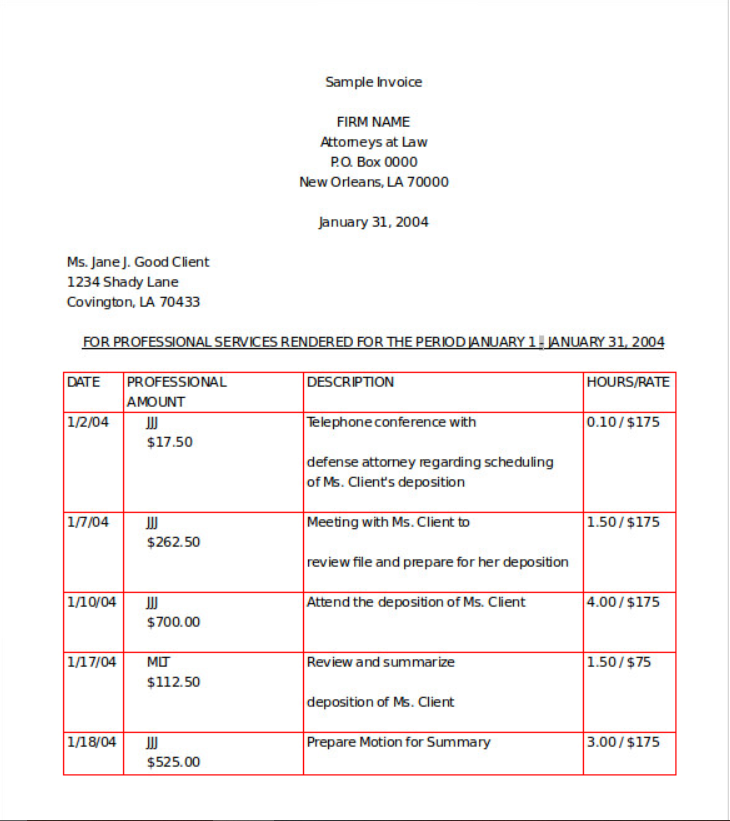
#> input picture ubantu/table/Capture.PNG, 730 x 821 px, given in place of page.jpg, which was not available
$ python tablewitoutgrid.py   (older library calls are emulated)
#> lines starting #> are read from the running program, lines starting #| are printed output that depends on the picture; after the words box and inside, x2 and y2 are one past the last pixel; in counts of white or black regions, pixels touching at a corner belong together; pictures that were not available may be replaced by others from this repository, and a replacement may not be noted
import os
import cv2
import imutils

# This only works if there's only one table on a page
# Important parameters:
#  - morph_size
#  - min_text_height_limit
#  - max_text_height_limit
#  - cell_threshold
#  - min_columns


def pre_process_image(img, save_in_file, morph_size=(8, 8)):

    # get rid of the color
    pre = cv2.cvtColor(img, cv2.COLOR_BGR2GRAY)
    # Otsu threshold
    pre = cv2.threshold(pre, 250, 255, cv2.THRESH_BINARY | cv2.THRESH_OTSU)[1]
    # dilate the text to make it solid spot
    cpy = pre.copy()
    struct = cv2.getStructuringElement(cv2.MORPH_RECT, morph_size)
    cpy = cv2.dilate(~cpy, struct, anchor=(-1, -1), iterations=1)
    pre = ~cpy

    if save_in_file is not None:
        cv2.imwrite(save_in_file, pre)
    return pre


def find_text_boxes(pre, min_text_height_limit=6, max_text_height_limit=40):
    # Looking for the text spots contours
    # OpenCV 3
    # img, contours, hierarchy = cv2.findContours(pre, cv2.RETR_LIST, cv2.CHAIN_APPROX_SIMPLE)
    # OpenCV 4
    contours, hierarchy = cv2.findContours(pre, cv2.RETR_LIST, cv2.CHAIN_APPROX_SIMPLE)

    # Getting the texts bounding boxes based on the text size assumptions
    boxes = []
    for contour in contours:
        box = cv2.boundingRect(contour)
        h = box[3]

        if min_text_height_limit < h < max_text_height_limit:
            boxes.append(box)

    return boxes


def find_table_in_boxes(boxes, cell_threshold=10, min_columns=2):
    rows = {}
    cols = {}

    # Clustering the bounding boxes by their positions
    for box in boxes:
        (x, y, w, h) = box
        col_key = x // cell_threshold
        row_key = y // cell_threshold
        cols[row_key] = [box] if col_key not in cols else cols[col_key] + [box]
        rows[row_key] = [box] if row_key not in rows else rows[row_key] + [box]

    # Filtering out the clusters having less than 2 cols
    table_cells = list(filter(lambda r: len(r) >= min_columns, rows.values()))
    # Sorting the row cells by x coord
    table_cells = [list(sorted(tb)) for tb in table_cells]
    # Sorting rows by the y coord
    table_cells = list(sorted(table_cells, key=lambda r: r[0][1]))

    return table_cells


def build_lines(table_cells):
    if table_cells is None or len(table_cells) <= 0:
        return [], []

    max_last_col_width_row = max(table_cells, key=lambda b: b[-1][2])
    max_x = max_last_col_width_row[-1][0] + max_last_col_width_row[-1][2]

    max_last_row_height_box = max(table_cells[-1], key=lambda b: b[3])
    max_y = max_last_row_height_box[1] + max_last_row_height_box[3]

    hor_lines = []
    ver_lines = []

    for box in table_cells:
        x = box[0][0]
        y = box[0][1]
        hor_lines.append((x, y, max_x, y))

    for box in table_cells[0]:
        x = box[0]
        y = box[1]
        ver_lines.append((x, y, x, max_y))

    (x, y, w, h) = table_cells[0][-1]
    ver_lines.append((max_x, y, max_x, max_y))
    (x, y, w, h) = table_cells[0][0]
    hor_lines.append((x, max_y, max_x, max_y))

    return hor_lines, ver_lines


if __name__ == "__main__":
    in_file = os.path.join("data", "page.jpg")
    pre_file = os.path.join("data", "pre.png")
    out_file = os.path.join("data", "out.png")

    img = cv2.imread(os.path.join(in_file))
#> img is the input picture: shape (821, 730, 3); mean B, G, R 244.4, 244.5, 247.9

    pre_processed = pre_process_image(img, pre_file)
#> in pre_process_image, `pre = cv2.cvtColor(img, cv2.COLOR_BGR2GRAY)`:
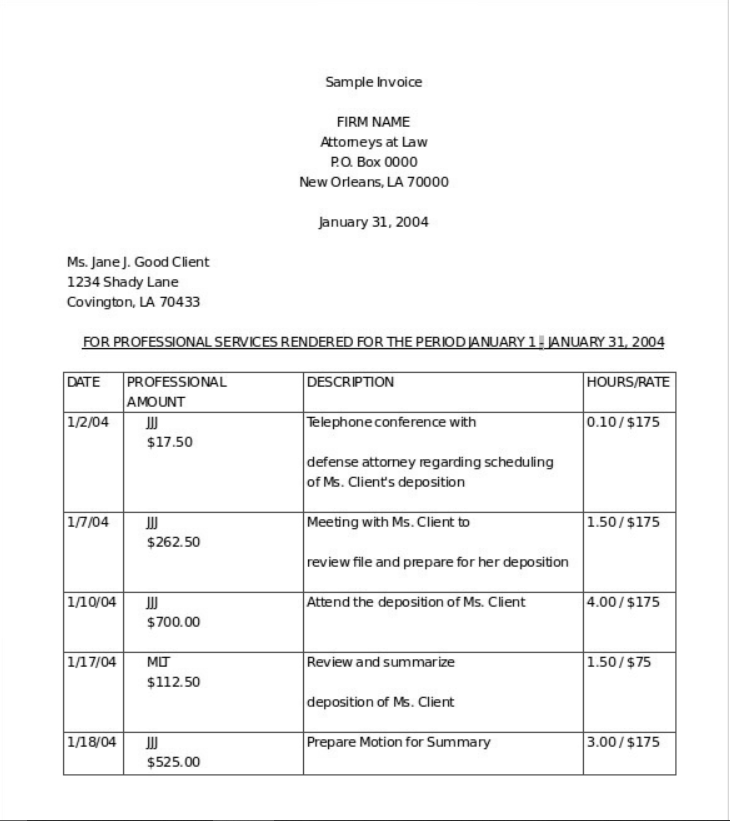
#> pre: shape (821, 730); min 5, max 255, mean 245.5
#> in pre_process_image, `pre = cv2.threshold(pre, 250, 255, cv2.THRESH_BINARY | cv2.THRESH_OTSU..`:
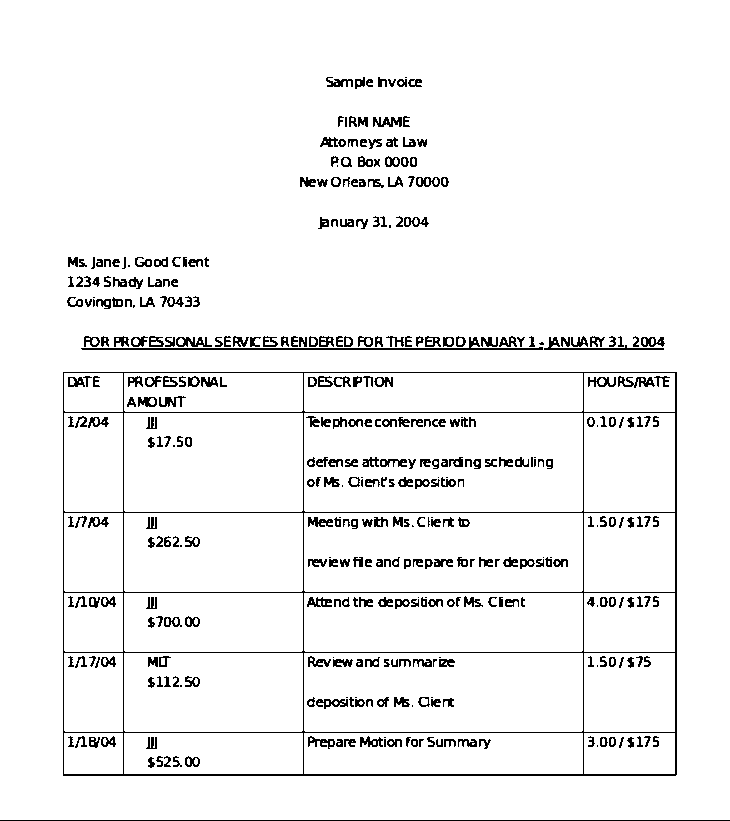
#> pre: shape (821, 730); 94.8% white; black in thin lines or dots
#> in pre_process_image, `cpy = cv2.dilate(~cpy, struct, anchor=(-1, -1), iterations=1)`:
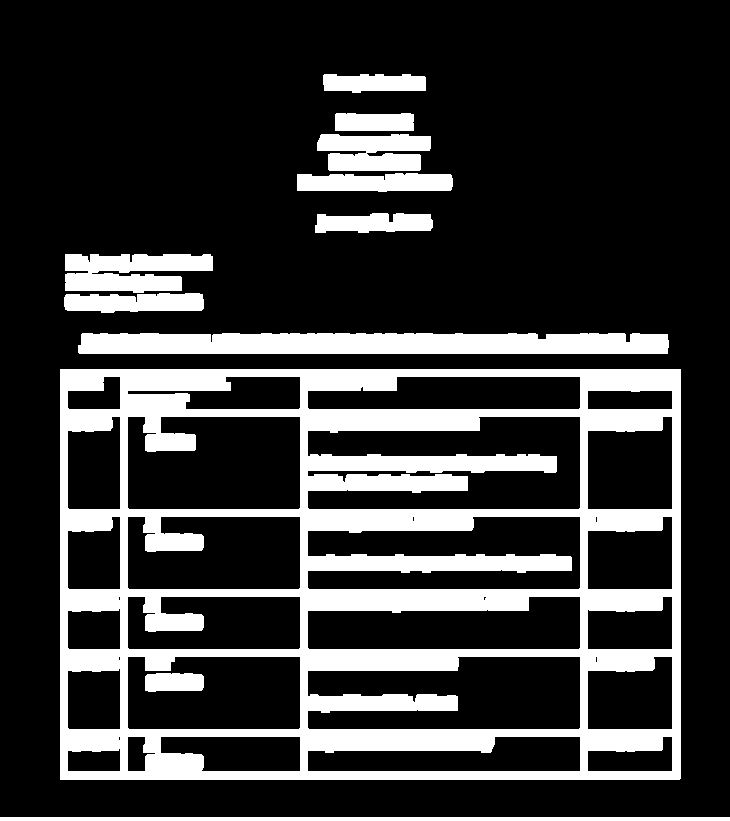
#> cpy: shape (821, 730); 21.5% white; 11 white regions, largest, box (x1, y1, x2, y2) and area: (60, 369, 681, 780) 95109, (78, 333, 669, 354) 11950, (65, 254, 213, 293) 4364
#> in pre_process_image, `pre = ~cpy`: pre: shape (821, 730); 78.5% white; 11 black regions
    text_boxes = find_text_boxes(pre_processed)
#> in find_text_boxes, `contours, hierarchy = cv2.findContours(pre, cv2.RETR_LIST, cv2.CHAIN_A..`: contours = 43 contours, 7 with area under 20; largest, box (x1, y1, x2, y2) and area: (0, 0, 730, 817) 594864, (59, 368, 682, 781) 256260, (308, 417, 580, 509) 15258, (308, 657, 580, 729) 14566, (128, 417, 300, 509) 14312
#> the loop in find_text_boxes, `for contour in contours:` made 43 passes
#> (box, h) on passes 1, 2, 3, 4, 5, 7, 8, 9, 11, 12, 14, 15: ((68, 749, 52, 22), 22), ((588, 737, 84, 34), 34), ((308, 737, 272, 34), 34), ((161, 737, 139, 34), 34), ((128, 737, 27, 34), 34), ((144, 672, 61, 21), 21), ((68, 669, 52, 60), 60), ((588, 657, 84, 72), 72), ((308, 657, 272, 72), 72), ((128, 657, 172, 72), 72), ((68, 609, 52, 40), 40), ((588, 597, 84, 52), 52)
#> (contour, box, h) on passes 6, 10, 13, 17, 19, 21: ([[119, 737], [119, 739]], (119, 737, 1, 3), 3), ([[596, 657], [596, 661]], (596, 657, 1, 5), 5), ([[119, 657], [119, 659]], (119, 657, 1, 3), 3), ([[484, 597], [484, 599], [484, 598], [485, 597]], (484, 597, 2, 3), 3), ([[119, 597], [119, 599]], (119, 597, 1, 3), 3), ([[596, 517], [596, 521]], (596, 517, 1, 5), 5)
#> after the loop in find_text_boxes, `for contour in contours:`: boxes = 17 items, first 6: (68, 749, 52, 22), (588, 737, 84, 34), (308, 737, 272, 34), (161, 737, 139, 34), (128, 737, 27, 34), (144, 672, 61, 21)
#> text_boxes has the same summary as boxes in find_text_boxes
    cells = find_table_in_boxes(text_boxes)
#> the loop in find_table_in_boxes, `for box in boxes:` made 17 passes
#> (x, y, w, h, col_key, row_key) on passes 1 to 12: (68, 749, 52, 22, 6, 74), (588, 737, 84, 34, 58, 73), (308, 737, 272, 34, 30, 73), (161, 737, 139, 34, 16, 73), (128, 737, 27, 34, 12, 73), (144, 672, 61, 21, 14, 67), (588, 391, 84, 18, 58, 39), (308, 377, 272, 32, 30, 37), (128, 377, 172, 32, 12, 37), (68, 377, 52, 32, 6, 37), (77, 332, 593, 23, 7, 33), (63, 292, 142, 22, 6, 29)
#> after the loop in find_table_in_boxes, `for box in boxes:`: cols = 12 items
#> in find_table_in_boxes, `table_cells = list(filter(lambda r: len(r) >= min_columns, rows.values..`: table_cells = [[(588, 737, 84, 34), (308, 737, 272, 34), (161, 737, 139, 34), (128, 737, 27, 34)], [(308, 377, 272, 32), (128, 377, 172, 32), (68, 377, 52, 32)]]
#> in find_table_in_boxes, `table_cells = [list(sorted(tb)) for tb in table_cells]`: table_cells = [[(128, 737, 27, 34), (161, 737, 139, 34), (308, 737, 272, 34), (588, 737, 84, 34)], [(68, 377, 52, 32), (128, 377, 172, 32), (308, 377, 272, 32)]]
#> in find_table_in_boxes, `table_cells = list(sorted(table_cells, key=lambda r: r[0][1]))`: table_cells = [[(68, 377, 52, 32), (128, 377, 172, 32), (308, 377, 272, 32)], [(128, 737, 27, 34), (161, 737, 139, 34), (308, 737, 272, 34), (588, 737, 84, 34)]]
#> cells has the same summary as table_cells in find_table_in_boxes
    hor_lines, ver_lines = build_lines(cells)
#> in build_lines, `max_last_col_width_row = max(table_cells, key=lambda b: b[-1][2])`: max_last_col_width_row = [(68, 377, 52, 32), (128, 377, 172, 32), (308, 377, 272, 32)]
#> in build_lines, `max_x = max_last_col_width_row[-1][0] + max_last_col_width_row[-1][2]`: max_x = 580
#> in build_lines, `max_last_row_height_box = max(table_cells[-1], key=lambda b: b[3])`: max_last_row_height_box = (128, 737, 27, 34)
#> in build_lines, `max_y = max_last_row_height_box[1] + max_last_row_height_box[3]`: max_y = 771
#> the loop in build_lines, `for box in table_cells:` made 2 passes
#> (x, y) on passes 1 to 2: (68, 377), (128, 737)
#> after the loop in build_lines, `for box in table_cells:`: hor_lines = [(68, 377, 580, 377), (128, 737, 580, 737)]
#> the loop in build_lines, `for box in table_cells[0]:` made 3 passes
#> (box, x) on passes 1 to 3: ((68, 377, 52, 32), 68), ((128, 377, 172, 32), 128), ((308, 377, 272, 32), 308)
#> after the loop in build_lines, `for box in table_cells[0]:`: ver_lines = [(68, 377, 68, 771), (128, 377, 128, 771), (308, 377, 308, 771)]
#> in build_lines, `(x, y, w, h) = table_cells[0][-1]`: w = 272; h = 32
#> in build_lines, `(x, y, w, h) = table_cells[0][0]`: x = 68; w = 52
#> hor_lines = [(68, 377, 580, 377), (128, 737, 580, 737), (68, 771, 580, 771)]; ver_lines = [(68, 377, 68, 771), (128, 377, 128, 771), (308, 377, 308, 771), (580, 377, 580, 771)]

    # Visualize the result
    vis = img.copy()

    # for box in text_boxes:
    #     (x, y, w, h) = box
    #     cv2.rectangle(vis, (x, y), (x + w - 2, y + h - 2), (0, 255, 0), 1)

    for line in hor_lines:
        [x1, y1, x2, y2] = line
        cv2.line(vis, (x1, y1), (x2, y2), (0, 0, 255), 1)
#> this loop made 3 passes
#> (line, x1, y1, y2) on passes 1 to 3: ((68, 377, 580, 377), 68, 377, 377), ((128, 737, 580, 737), 128, 737, 737), ((68, 771, 580, 771), 68, 771, 771)
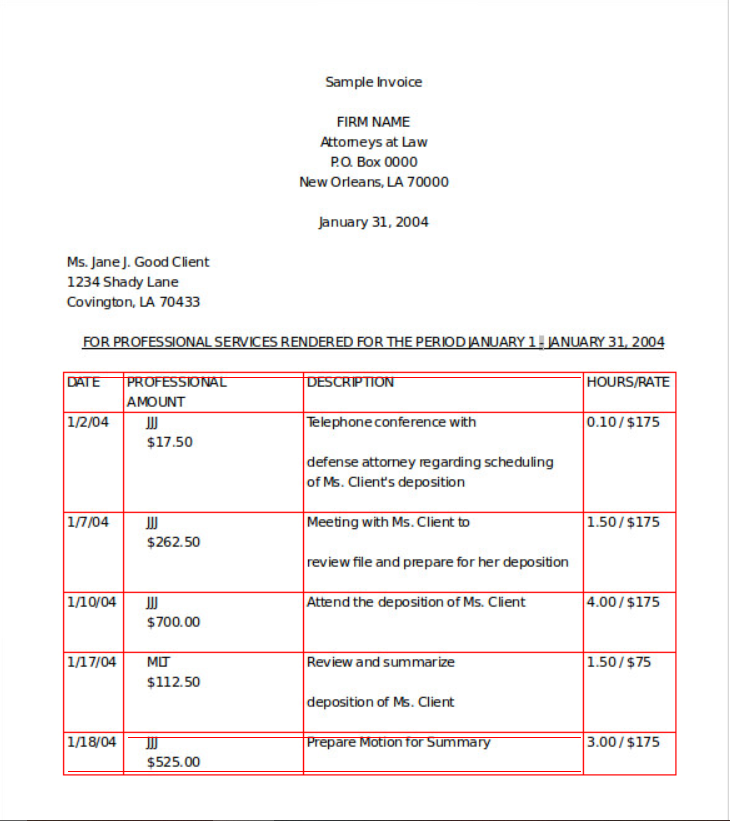
#> vis: shape (821, 730, 3); 0.25% of pixels changed, all inside (x1, y1, x2, y2) = (68, 377, 581, 772)

    for line in ver_lines:
        [x1, y1, x2, y2] = line
        cv2.line(vis, (x1, y1), (x2, y2), (0, 0, 255), 1)
#> this loop made 4 passes
#> (line, x1, x2) on passes 1 to 4: ((68, 377, 68, 771), 68, 68), ((128, 377, 128, 771), 128, 128), ((308, 377, 308, 771), 308, 308), ((580, 377, 580, 771), 580, 580)
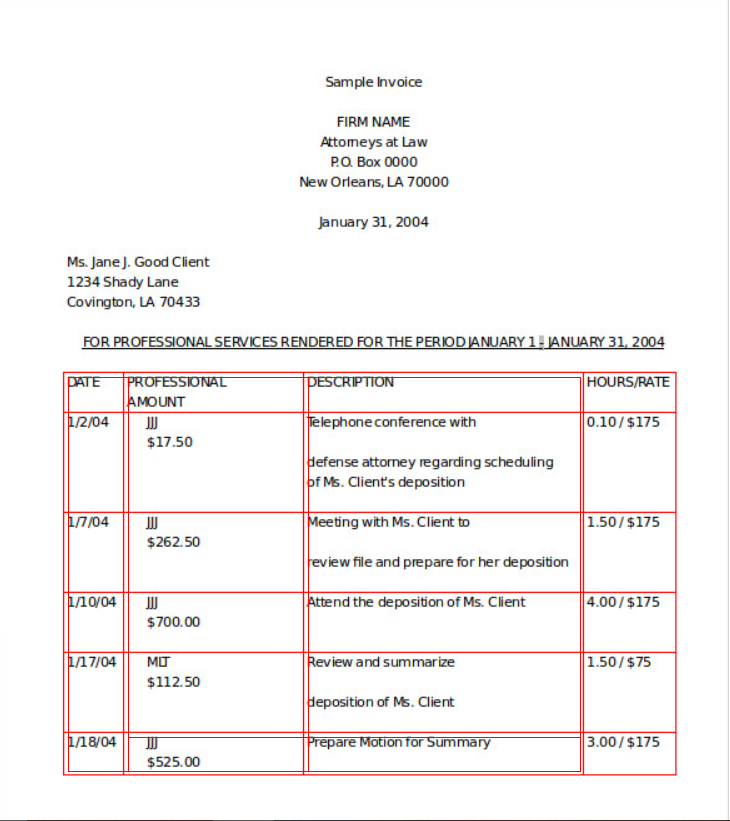
#> vis: shape (821, 730, 3); 0.26% of pixels changed, all inside (x1, y1, x2, y2) = (68, 378, 581, 771)

    cv2.imwrite(out_file, vis)

$ run again, on ubantu/table/sample_image.png
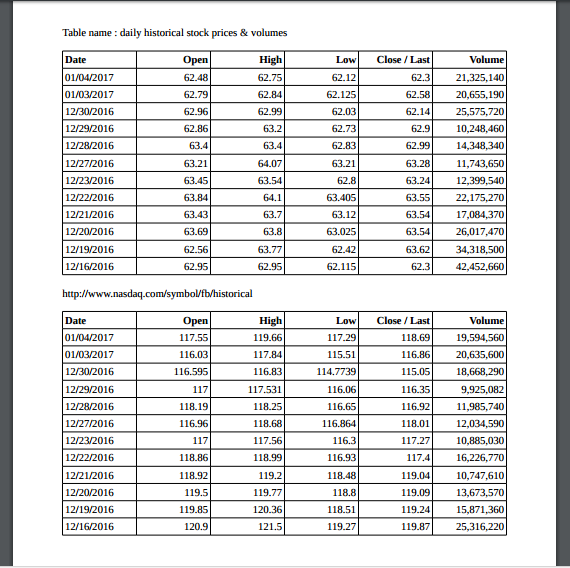
#> input picture ubantu/table/sample_image.png, 570 x 568 px, given in place of page.jpg, which was not available
#> img is the input picture: shape (568, 570, 3); mean B, G, R 223.9, 223.7, 223.5
#> in pre_process_image, `cpy = cv2.dilate(~cpy, struct, anchor=(-1, -1), iterations=1)`:
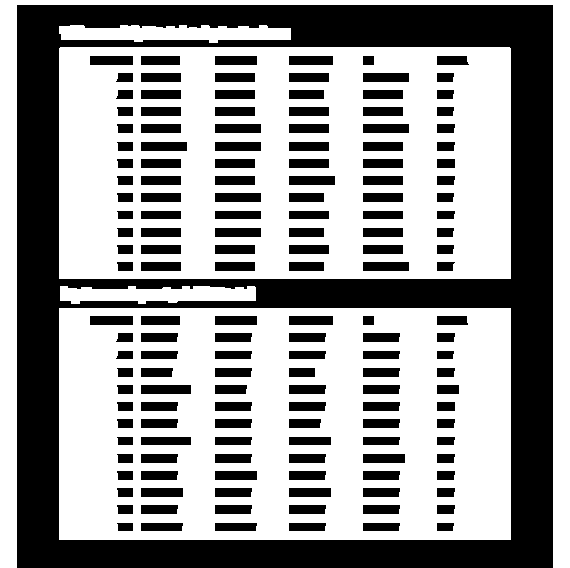
#> cpy: shape (568, 570); 59.8% white; 157 black regions, largest, box (x1, y1, x2, y2) and area: (17, 5, 553, 568) 86253, (141, 385, 191, 394) 450, (363, 73, 409, 82) 414
#> contours = 161 contours; largest, box (x1, y1, x2, y2) and area: (17, 5, 553, 568) 300670, (58, 307, 512, 541) 105547, (58, 46, 512, 280) 105544, (58, 24, 292, 44) 3373, (59, 285, 257, 305) 2896
#> the loop in find_text_boxes, `for contour in contours:` made 161 passes
#> (box, h) on passes 1 to 3: ((437, 523, 17, 8), 8), ((363, 523, 37, 8), 8), ((289, 523, 37, 8), 8)
#> after the loop in find_text_boxes, `for contour in contours:`: boxes = 158 items, first 6: (437, 523, 17, 8), (363, 523, 37, 8), (289, 523, 37, 8), (215, 523, 42, 8), (141, 523, 42, 8), (117, 523, 16, 8)
#> text_boxes has the same summary as boxes in find_text_boxes
#> the loop in find_table_in_boxes, `for box in boxes:` made 158 passes
#> (x, y, w, h, col_key, row_key) on passes 1 to 3: (437, 523, 17, 8, 43, 52), (363, 523, 37, 8, 36, 52), (289, 523, 37, 8, 28, 52)
#> after the loop in find_table_in_boxes, `for box in boxes:`: cols = 28 items
#> table_cells = 26 items
#> max_last_col_width_row = [(90, 56, 43, 9), (141, 56, 39, 9), (215, 56, 42, 9), (289, 56, 44, 9), (363, 56, 11, 9), (437, 56, 32, 9)]
#> max_x = 469
#> max_last_row_height_box = (117, 523, 16, 8)
#> max_y = 531
#> the loop in build_lines, `for box in table_cells:` made 26 passes
#> (x, y) on passes 1 to 8: (90, 56), (116, 73), (116, 90), (117, 107), (117, 124), (117, 142), (117, 159), (117, 176)
#> after the loop in build_lines, `for box in table_cells:`: hor_lines = 26 items, first 6: (90, 56, 469, 56), (116, 73, 469, 73), (116, 90, 469, 90), (117, 107, 469, 107), (117, 124, 469, 124), (117, 142, 469, 142)
#> the loop in build_lines, `for box in table_cells[0]:` made 6 passes
#> (box, x) on passes 1 to 6: ((90, 56, 43, 9), 90), ((141, 56, 39, 9), 141), ((215, 56, 42, 9), 215), ((289, 56, 44, 9), 289), ((363, 56, 11, 9), 363), ((437, 56, 32, 9), 437)
#> after the loop in build_lines, `for box in table_cells[0]:`: ver_lines = [(90, 56, 90, 531), (141, 56, 141, 531), (215, 56, 215, 531), (289, 56, 289, 531), (363, 56, 363, 531), (437, 56, 437, 531)]
#> in build_lines, `(x, y, w, h) = table_cells[0][-1]`: w = 32; h = 9
#> in build_lines, `(x, y, w, h) = table_cells[0][0]`: x = 90; w = 43
#> `hor_lines, ver_lines = build_lines(cells)`: hor_lines = 27 items, first 6: (90, 56, 469, 56), (116, 73, 469, 73), (116, 90, 469, 90), (117, 107, 469, 107), (117, 124, 469, 124), (117, 142, 469, 142); ver_lines = [(90, 56, 90, 531), (141, 56, 141, 531), (215, 56, 215, 531), (289, 56, 289, 531), (363, 56, 363, 531), (437, 56, 437, 531), (469, 56, 469, 531)]
#> the loop `for line in hor_lines:` made 27 passes
#> (line, x1, y1, y2) on passes 1 to 8: ((90, 56, 469, 56), 90, 56, 56), ((116, 73, 469, 73), 116, 73, 73), ((116, 90, 469, 90), 116, 90, 90), ((117, 107, 469, 107), 117, 107, 107), ((117, 124, 469, 124), 117, 124, 124), ((117, 142, 469, 142), 117, 142, 142), ((117, 159, 469, 159), 117, 159, 159), ((117, 176, 469, 176), 117, 176, 176)
#> the loop `for line in ver_lines:` made 7 passes
#> after the loop `for line in ver_lines:`:
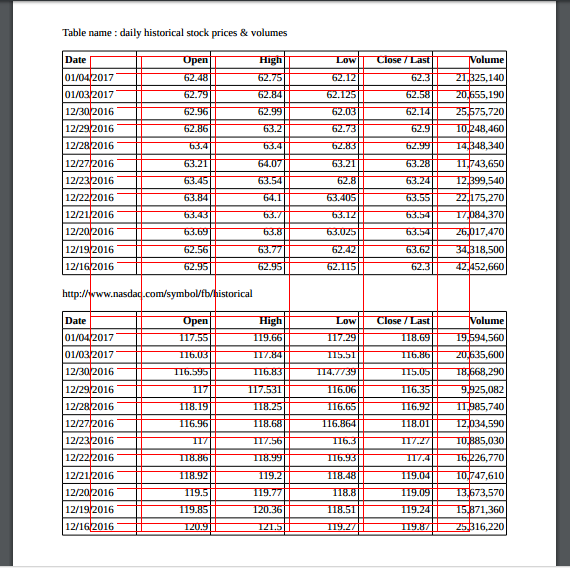
#> vis: shape (568, 570, 3); mean B, G, R 214.5, 214.3, 224.2
